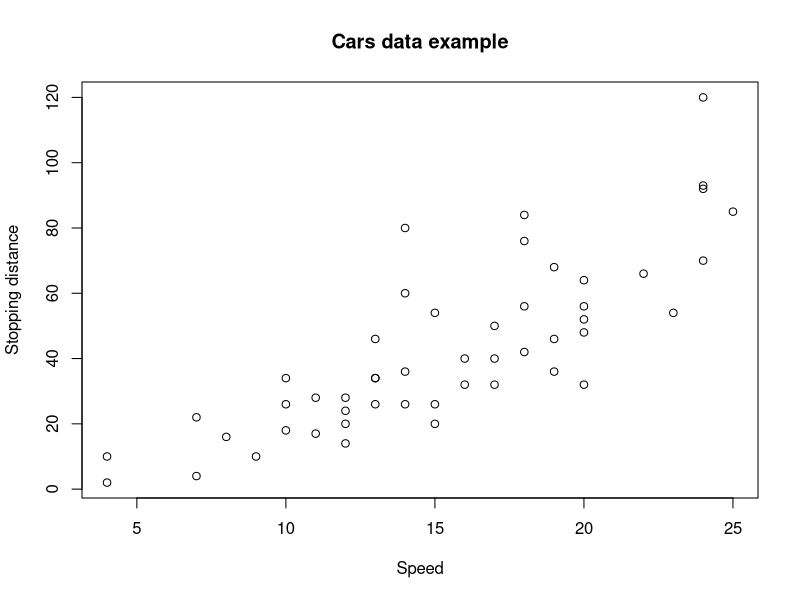

This figure's R source:
## ---- chunk 1
knitr::opts_chunk$set(echo = TRUE)
## ---- chunk 2
summary(cars)
## ---- chunk 3
plot(cars$speed, cars$dist,
xlab = "Speed",
ylab = "Stopping distance",
main = "Cars data example")
